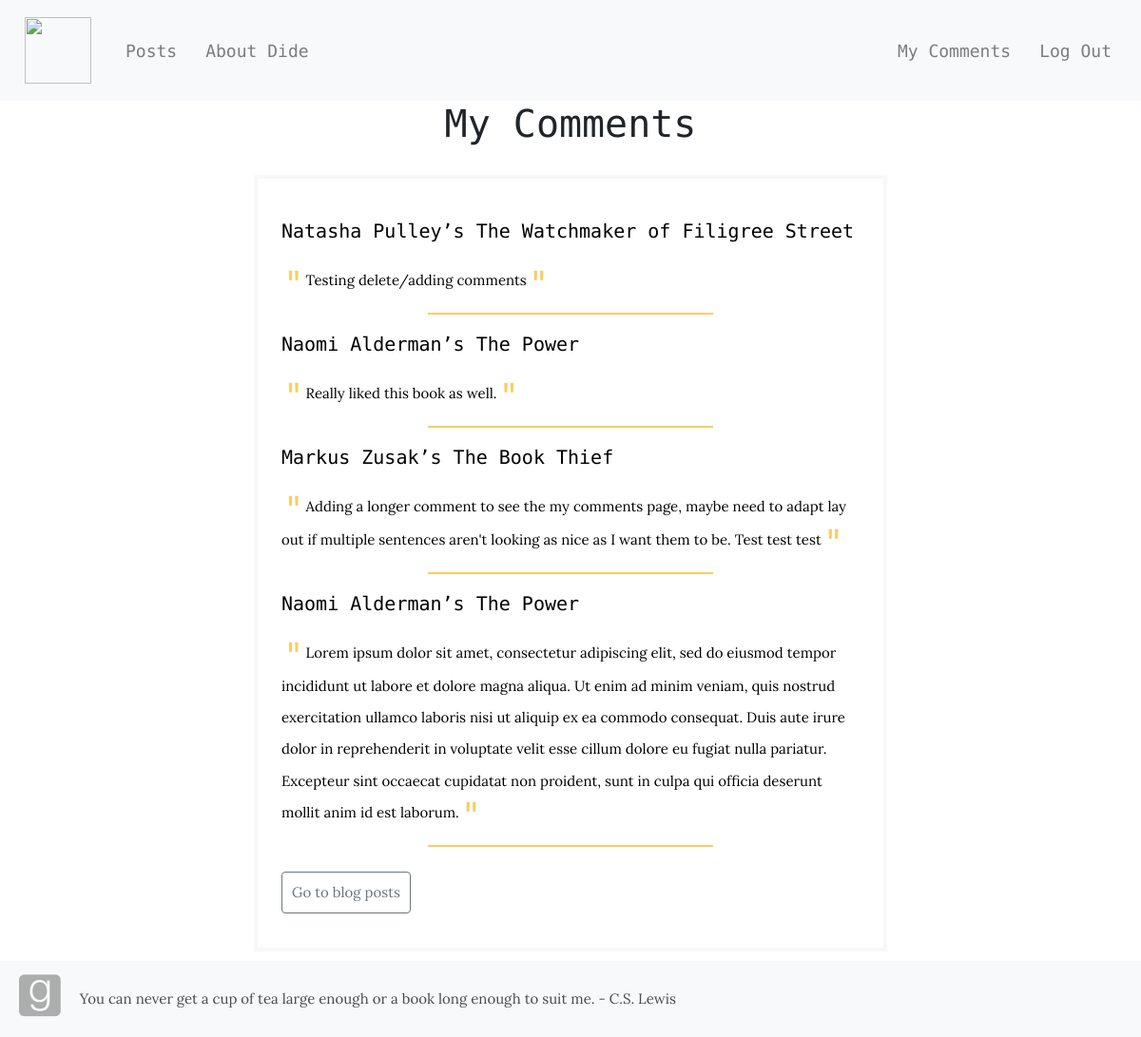
The app's page /mycomments/ (signed in) with its own data.
### book_app/models.py (models this page shows, shortened)
class Comment(models.Model):
  blog = models.ForeignKey('book_app.Blog', related_name='comments',on_delete=models.CASCADE)
  author = models.ForeignKey(
          get_user_model(),
          related_name='authors_comment',
          on_delete=models.CASCADE,
          )
  text = models.TextField()

class Blog(models.Model):
  title = models.CharField(max_length=200, unique=True)
  intro = models.TextField()
  body = models.TextField()
  posted = models.DateField(db_index=True, auto_now_add=True)
  author = models.ForeignKey(
          get_user_model(),
          on_delete=models.CASCADE,
          default=1,
          )

### book_app/views.py (the view)
# urls.py: path('mycomments/',views.CommentListView.as_view(),name='my_comments'),
class CommentListView(LoginRequiredMixin,ListView):
  model = Comment

### book_app/templates/book_app/comment_list.html (shortened to what this page needs)
{% extends "book_app/base.html" %}
{% block body_block %}
<h1>My Comments</h1>
<div class="container-comment-list">
  <ol id="comment-list">
      {% for comment in comment_list %}
        {% if comment.author == user %}
          <div class="comment-single">
            <li><a class="comment-title" href="{% url 'book_app:blog_detail' pk=comment.blog.pk %}">
                {{ comment.blog.title }}</a></li>
            <p><a class='comment-item' href="{% url 'book_app:blog_detail' pk=comment.blog.pk %}"><span id="quote-comment">"</span><span class="comment-hover">{{ comment.text }}</span><span id="quote-comment">"</span></a></p>
            <hr id="list-line">
          </div>
        {% endif %}
      {% endfor %}
      <a id="comment-list-btn" class="btn btn-outline-secondary"
          href="{% url 'book_app:blog_list' %}">Go to blog posts</a>
  </ol>
</div>
{% endblock %}

### book_app/static/css/pages/blog-list.css (style rules this page uses)
#list-line { width: 300px; border-top: 2px solid #F9CD66; }

### book_app/static/css/pages/comment-list.css (style rules this page uses)
#comment-list { list-style: none; margin-top: 20px; padding: 20px 25px; }
.container-comment-list { width: 60%; margin: 30px auto 10px; border: 4px solid #f7f8f9; }
.comment-title { text-decoration: none; color: black; font-size: 20px; padding: 0px; font-family: 'Roboto Mono', monospace; }
.comment-item { text-decoration: none; color: black; font-size: 15px; text-decoration: none; display: inline-block; opacity: 1; margin-top: 20px; line-height: 25pt; }
#comment-list-btn { margin-top: 10px; }
#quote-comment { color: #F9CD66; font-size: 45px; vertical-align: middle; position: relative; top: 4px; margin: 0 5px; }

### book_app/static/css/components/elements.css (style rules this page uses)
body { font-family: 'Lora', serif; padding-bottom: 80px; font-size: 15px; }
h1 { text-align: center; font-family: 'Roboto Mono', monospace; }

### book_app/static/css/components/button.css (style rules this page uses)
.btn { font-size: 15px; padding: 10px; }

### records on screen
Comment: blog "Natasha Pulley’s The Watchmaker of Filigree Street", text "Testing delete/adding comments"
Comment: blog "Naomi Alderman’s The Power", text "Really liked this book as well."
Comment: blog "Markus Zusak’s The Book Thief", text "Adding a longer comment to see the my comments page, maybe need to adapt lay out if multiple sentences aren't looking as nice as I want them to be. Test test test"
Comment: blog "Naomi Alderman’s The Power", text "Lorem ipsum dolor sit amet, consectetur adipiscing elit, sed do eiusmod tempor incididunt ut labore et dolore magna aliqua. Ut enim ad minim veniam, quis nostrud exercitation ullamco laboris nisi ut aliquip ex ea commodo consequat. Duis aute irure dolor in reprehenderit in voluptate velit esse cillum dolore eu fugiat nulla pariatur. Excepteur sint occaecat cupidatat non proident, sunt in culpa qui officia deserunt mollit anim id est laborum."
